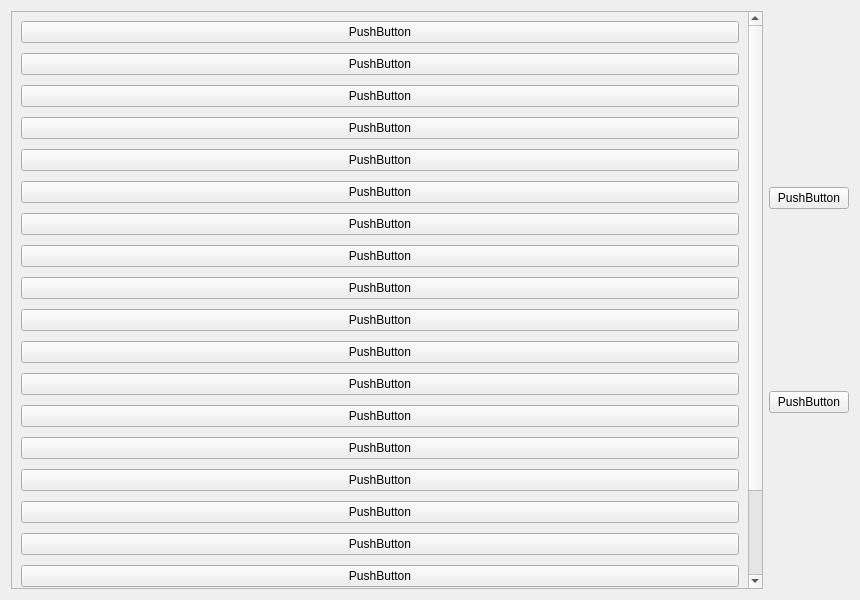
<?xml version="1.0" encoding="UTF-8"?>
<ui version="4.0">
 <class>Form</class>
 <widget class="QWidget" name="Form">
  <property name="geometry">
   <rect>
    <x>0</x>
    <y>0</y>
    <width>860</width>
    <height>600</height>
   </rect>
  </property>
  <property name="minimumSize">
   <size>
    <width>860</width>
    <height>600</height>
   </size>
  </property>
  <property name="windowTitle">
   <string>Form</string>
  </property>
  <layout class="QGridLayout" name="gridLayout">
   <item row="0" column="0">
    <widget class="QScrollArea" name="scrollArea">
     <property name="verticalScrollBarPolicy">
      <enum>Qt::ScrollBarAlwaysOn</enum>
     </property>
     <property name="horizontalScrollBarPolicy">
      <enum>Qt::ScrollBarAlwaysOff</enum>
     </property>
     <property name="sizeAdjustPolicy">
      <enum>QAbstractScrollArea::AdjustToContents</enum>
     </property>
     <property name="widgetResizable">
      <bool>true</bool>
     </property>
     <widget class="QWidget" name="scrollAreaWidgetContents">
      <property name="geometry">
       <rect>
        <x>0</x>
        <y>0</y>
        <width>727</width>
        <height>928</height>
       </rect>
      </property>
      <layout class="QHBoxLayout" name="horizontalLayout">
       <item>
        <layout class="QVBoxLayout" name="verticalLayout_2">
         <property name="spacing">
          <number>10</number>
         </property>
         <item>
          <widget class="QPushButton" name="pushButton_4">
           <property name="text">
            <string>PushButton</string>
           </property>
          </widget>
         </item>
         <item>
          <widget class="QPushButton" name="pushButton_9">
           <property name="text">
            <string>PushButton</string>
           </property>
          </widget>
         </item>
         <item>
          <widget class="QPushButton" name="pushButton_7">
           <property name="text">
            <string>PushButton</string>
           </property>
          </widget>
         </item>
         <item>
          <widget class="QPushButton" name="pushButton_11">
           <property name="text">
            <string>PushButton</string>
           </property>
          </widget>
         </item>
         <item>
          <widget class="QPushButton" name="pushButton_13">
           <property name="text">
            <string>PushButton</string>
           </property>
          </widget>
         </item>
         <item>
          <widget class="QPushButton" name="pushButton_20">
           <property name="text">
            <string>PushButton</string>
           </property>
          </widget>
         </item>
         <item>
          <widget class="QPushButton" name="pushButton_19">
           <property name="text">
            <string>PushButton</string>
           </property>
          </widget>
         </item>
         <item>
          <widget class="QPushButton" name="pushButton_18">
           <property name="text">
            <string>PushButton</string>
           </property>
          </widget>
         </item>
         <item>
          <widget class="QPushButton" name="pushButton_23">
           <property name="text">
            <string>PushButton</string>
           </property>
          </widget>
         </item>
         <item>
          <widget class="QPushButton" name="pushButton_22">
           <property name="text">
            <string>PushButton</string>
           </property>
          </widget>
         </item>
         <item>
          <widget class="QPushButton" name="pushButton_21">
           <property name="text">
            <string>PushButton</string>
           </property>
          </widget>
         </item>
         <item>
          <widget class="QPushButton" name="pushButton_17">
           <property name="text">
            <string>PushButton</string>
           </property>
          </widget>
         </item>
         <item>
          <widget class="QPushButton" name="pushButton_16">
           <property name="text">
            <string>PushButton</string>
           </property>
          </widget>
         </item>
         <item>
          <widget class="QPushButton" name="pushButton_14">
           <property name="text">
            <string>PushButton</string>
           </property>
          </widget>
         </item>
         <item>
          <widget class="QPushButton" name="pushButton_15">
           <property name="text">
            <string>PushButton</string>
           </property>
          </widget>
         </item>
         <item>
          <widget class="QPushButton" name="pushButton_12">
           <property name="text">
            <string>PushButton</string>
           </property>
          </widget>
         </item>
         <item>
          <widget class="QPushButton" name="pushButton_10">
           <property name="text">
            <string>PushButton</string>
           </property>
          </widget>
         </item>
         <item>
          <widget class="QPushButton" name="pushButton_8">
           <property name="text">
            <string>PushButton</string>
           </property>
          </widget>
         </item>
         <item>
          <widget class="QPushButton" name="pushButton_6">
           <property name="text">
            <string>PushButton</string>
           </property>
          </widget>
         </item>
         <item>
          <widget class="QPushButton" name="pushButton_5">
           <property name="text">
            <string>PushButton</string>
           </property>
          </widget>
         </item>
         <item>
          <widget class="QPushButton" name="pushButton_3">
           <property name="text">
            <string>PushButton</string>
           </property>
          </widget>
         </item>
        </layout>
       </item>
      </layout>
     </widget>
    </widget>
   </item>
   <item row="0" column="1">
    <layout class="QGridLayout" name="gridLayout_2">
     <item row="1" column="0">
      <widget class="QPushButton" name="pushButton_2">
       <property name="text">
        <string>PushButton</string>
       </property>
      </widget>
     </item>
     <item row="0" column="0">
      <widget class="QPushButton" name="pushButton">
       <property name="text">
        <string>PushButton</string>
       </property>
      </widget>
     </item>
    </layout>
   </item>
  </layout>
 </widget>
 <resources/>
 <connections/>
</ui>
